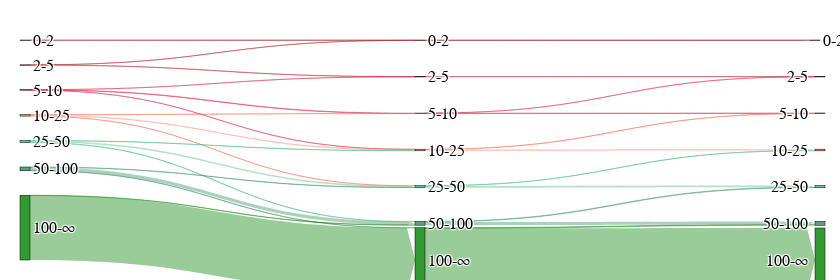
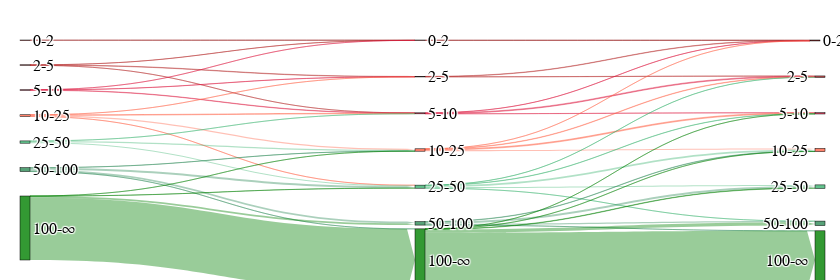

Notebook source saved alongside these figures, in order:
### Code cell
color_map = {
   '0-2': 'rgba(139, 0, 0, 0.8)',       # dark red
    '2-5': 'rgba(178, 34, 34, 0.8)',     # firebrick
    '5-10': 'rgba(220, 20, 60, 0.8)',    # crimson
    '10-25': 'rgba(255, 99, 71, 0.8)',   # tomato
    '25-50': 'rgba(60, 179, 113, 0.8)',  # medium sea green
    '50-100': 'rgba(46, 139, 87, 0.8)',  # sea green
    '100-∞': 'rgba(0, 128, 0, 0.8)'    # green
}
make_sankey_for_scenario('B2', 'Lower Bound', color_map)
make_sankey_for_scenario('A2', 'Upper Bound', color_map)

### Figure 1 — Plotly figure (JSON) as saved in the notebook; plotly's stock layout.template omitted (floating-point values rounded to 4 significant figures)
{"data": [{"arrangement": "fixed", "link": {"arrowlen": 8, "color": ["rgba(139, 0, 0, 0.4)", "rgba(178, 34, 34, 0.4)", "rgba(178, 34, 34, 0.4)", "rgba(220, 20, 60, 0.4)", "rgba(220, 20, 60, 0.4)", "rgba(220, 20, 60, 0.4)", "rgba(255, 99, 71, 0.4)", "rgba(255, 99, 71, 0.4)", "rgba(255, 99, 71, 0.4)", "rgba(60, 179, 113, 0.4)", "rgba(60, 179, 113, 0.4)", "rgba(60, 179, 113, 0.4)", "rgba(46, 139, 87, 0.4)", "rgba(46, 139, 87, 0.4)", "rgba(46, 139, 87, 0.4)", "rgba(0, 128, 0, 0.4)", "rgba(0, 128, 0, 0.4)", "rgba(139, 0, 0, 0.4)", "rgba(178, 34, 34, 0.4)", "rgba(220, 20, 60, 0.4)", "rgba(220, 20, 60, 0.4)", "rgba(255, 99, 71, 0.4)", "rgba(255, 99, 71, 0.4)", "rgba(60, 179, 113, 0.4)", "rgba(60, 179, 113, 0.4)", "rgba(46, 139, 87, 0.4)", "rgba(46, 139, 87, 0.4)", "rgba(0, 128, 0, 0.4)", "rgba(0, 128, 0, 0.4)"], "source": [0, 1, 1, 2, 2, 2, 3, 3, 3, 4, 4, 4, 5, 5, 5, 6, 6, 7, 8, 9, 9, 10, 10, 11, 11, 12, 12, 13, 13], "target": [7, 7, 8, 8, 9, 10, 9, 10, 11, 10, 11, 12, 11, 12, 13, 12, 13, 14, 15, 15, 16, 16, 17, 17, 18, 18, 19, 19, 20], "value": [12, 2, 10, 2, 15, 2, 2, 43, 2, 7, 51, 7, 10, 105, 8, 10, 2093, 14, 12, 1, 16, 6, 46, 9, 54, 20, 102, 23, 2078]}, "node": {"align": "right", "color": ["rgba(139, 0, 0, 0.8)", "rgba(178, 34, 34, 0.8)", "rgba(220, 20, 60, 0.8)", "rgba(255, 99, 71, 0.8)", "rgba(60, 179, 113, 0.8)", "rgba(46, 139, 87, 0.8)", "rgba(0, 128, 0, 0.8)", "rgba(139, 0, 0, 0.8)", "rgba(178, 34, 34, 0.8)", "rgba(220, 20, 60, 0.8)", "rgba(255, 99, 71, 0.8)", "rgba(60, 179, 113, 0.8)", "rgba(46, 139, 87, 0.8)", "rgba(0, 128, 0, 0.8)", "rgba(139, 0, 0, 0.8)", "rgba(178, 34, 34, 0.8)", "rgba(220, 20, 60, 0.8)", "rgba(255, 99, 71, 0.8)", "rgba(60, 179, 113, 0.8)", "rgba(46, 139, 87, 0.8)", "rgba(0, 128, 0, 0.8)"], "label": ["0-2 ", "2-5 ", "5-10 ", "10-25 ", "25-50 ", "50-100 ", "100-∞ ", "0-2 ", "2-5 ", "5-10 ", "10-25 ", "25-50 ", "50-100 ", "100-∞ ", "0-2 ", "2-5 ", "5-10 ", "10-25 ", "25-50 ", "50-100 ", "100-∞ "], "line": {"color": "black", "width": 0.5}, "pad": 25, "thickness": 10, "x": [0, 0, 0, 0, 0, 0, 0, 0.5, 0.5, 0.5, 0.5, 0.5, 0.5, 0.5, 1, 1, 1, 1, 1, 1, 1], "y": [0, 0.1667, 0.3333, 0.5, 0.6667, 0.8333, 1, 0, 0.1667, 0.3333, 0.5, 0.6667, 0.8333, 1, 0, 0.1667, 0.3333, 0.5, 0.6667, 0.8333, 1]}, "type": "sankey"}], "layout": {"font": {"color": "black", "family": "Arial", "size": 16}, "height": 280, "margin": {"b": 20, "l": 20, "r": 20, "t": 40}, "width": 840.0}}

### Figure 2 — Plotly figure (JSON) as saved in the notebook; plotly's stock layout.template omitted (floating-point values rounded to 4 significant figures)
{"data": [{"arrangement": "fixed", "link": {"arrowlen": 8, "color": ["rgba(139, 0, 0, 0.4)", "rgba(178, 34, 34, 0.4)", "rgba(178, 34, 34, 0.4)", "rgba(178, 34, 34, 0.4)", "rgba(220, 20, 60, 0.4)", "rgba(220, 20, 60, 0.4)", "rgba(220, 20, 60, 0.4)", "rgba(255, 99, 71, 0.4)", "rgba(255, 99, 71, 0.4)", "rgba(255, 99, 71, 0.4)", "rgba(255, 99, 71, 0.4)", "rgba(60, 179, 113, 0.4)", "rgba(60, 179, 113, 0.4)", "rgba(60, 179, 113, 0.4)", "rgba(46, 139, 87, 0.4)", "rgba(46, 139, 87, 0.4)", "rgba(46, 139, 87, 0.4)", "rgba(46, 139, 87, 0.4)", "rgba(0, 128, 0, 0.4)", "rgba(0, 128, 0, 0.4)", "rgba(0, 128, 0, 0.4)", "rgba(0, 128, 0, 0.4)", "rgba(139, 0, 0, 0.4)", "rgba(178, 34, 34, 0.4)", "rgba(178, 34, 34, 0.4)", "rgba(220, 20, 60, 0.4)", "rgba(220, 20, 60, 0.4)", "rgba(220, 20, 60, 0.4)", "rgba(255, 99, 71, 0.4)", "rgba(255, 99, 71, 0.4)", "rgba(255, 99, 71, 0.4)", "rgba(255, 99, 71, 0.4)", "rgba(60, 179, 113, 0.4)", "rgba(60, 179, 113, 0.4)", "rgba(60, 179, 113, 0.4)", "rgba(60, 179, 113, 0.4)", "rgba(60, 179, 113, 0.4)", "rgba(46, 139, 87, 0.4)", "rgba(46, 139, 87, 0.4)", "rgba(46, 139, 87, 0.4)", "rgba(46, 139, 87, 0.4)", "rgba(0, 128, 0, 0.4)", "rgba(0, 128, 0, 0.4)", "rgba(0, 128, 0, 0.4)", "rgba(0, 128, 0, 0.4)", "rgba(0, 128, 0, 0.4)"], "source": [0, 1, 1, 1, 2, 2, 2, 3, 3, 3, 3, 4, 4, 4, 5, 5, 5, 5, 6, 6, 6, 6, 7, 8, 8, 9, 9, 9, 10, 10, 10, 10, 11, 11, 11, 11, 11, 12, 12, 12, 12, 13, 13, 13, 13, 13], "target": [7, 7, 8, 9, 7, 8, 9, 8, 9, 10, 11, 9, 10, 11, 10, 11, 12, 13, 10, 11, 12, 13, 14, 14, 15, 14, 15, 16, 14, 15, 16, 17, 15, 16, 17, 18, 19, 17, 18, 19, 20, 16, 17, 18, 19, 20], "value": [11, 3, 13, 1, 1, 5, 12, 1, 18, 35, 2, 2, 39, 33, 3, 62, 61, 1, 1, 3, 53, 2021, 15, 12, 7, 3, 25, 5, 1, 13, 29, 35, 2, 7, 55, 35, 1, 10, 66, 37, 1, 1, 5, 14, 108, 1894]}, "node": {"align": "right", "color": ["rgba(139, 0, 0, 0.8)", "rgba(178, 34, 34, 0.8)", "rgba(220, 20, 60, 0.8)", "rgba(255, 99, 71, 0.8)", "rgba(60, 179, 113, 0.8)", "rgba(46, 139, 87, 0.8)", "rgba(0, 128, 0, 0.8)", "rgba(139, 0, 0, 0.8)", "rgba(178, 34, 34, 0.8)", "rgba(220, 20, 60, 0.8)", "rgba(255, 99, 71, 0.8)", "rgba(60, 179, 113, 0.8)", "rgba(46, 139, 87, 0.8)", "rgba(0, 128, 0, 0.8)", "rgba(139, 0, 0, 0.8)", "rgba(178, 34, 34, 0.8)", "rgba(220, 20, 60, 0.8)", "rgba(255, 99, 71, 0.8)", "rgba(60, 179, 113, 0.8)", "rgba(46, 139, 87, 0.8)", "rgba(0, 128, 0, 0.8)"], "label": ["0-2 ", "2-5 ", "5-10 ", "10-25 ", "25-50 ", "50-100 ", "100-∞ ", "0-2 ", "2-5 ", "5-10 ", "10-25 ", "25-50 ", "50-100 ", "100-∞ ", "0-2 ", "2-5 ", "5-10 ", "10-25 ", "25-50 ", "50-100 ", "100-∞ "], "line": {"color": "black", "width": 0.5}, "pad": 25, "thickness": 10, "x": [0, 0, 0, 0, 0, 0, 0, 0.5, 0.5, 0.5, 0.5, 0.5, 0.5, 0.5, 1, 1, 1, 1, 1, 1, 1], "y": [0, 0.1667, 0.3333, 0.5, 0.6667, 0.8333, 1, 0, 0.1667, 0.3333, 0.5, 0.6667, 0.8333, 1, 0, 0.1667, 0.3333, 0.5, 0.6667, 0.8333, 1]}, "type": "sankey"}], "layout": {"font": {"color": "black", "family": "Arial", "size": 16}, "height": 280, "margin": {"b": 20, "l": 20, "r": 20, "t": 40}, "width": 840.0}}
